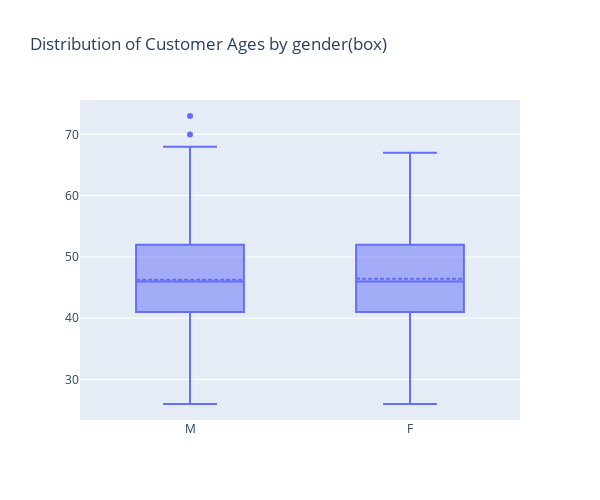

Here is the notebook cell this chart was saved with:
### Markdown cell above
#### 1. Distribution of Customer Basic Characteristics

### Code cell
# 1.1 Distribution of Customer Ages by gender
fig = go.Figure()

fig.add_trace(go.Box(x=df['Gender'], y=df['Customer_Age'], boxmean=True, name='Customer Age'))

fig.update_layout(height=500, width=600, title_text="Distribution of Customer Ages by gender")

fig.show()

### Figure 1 — Plotly figure (JSON) as saved in the notebook; plotly's stock layout.template omitted (floating-point values rounded to 4 significant figures; data arrays with more than 128 entries replaced by an {"elided": "..."} marker saying what was removed)
{"data": [{"boxmean": true, "name": "Customer Age", "type": "box", "x": {"elided": "7081 str values"}, "y": {"elided": "7081 int values"}}], "layout": {"height": 500, "title": {"text": "Distribution of Customer Ages by gender(box)"}, "width": 600}}
